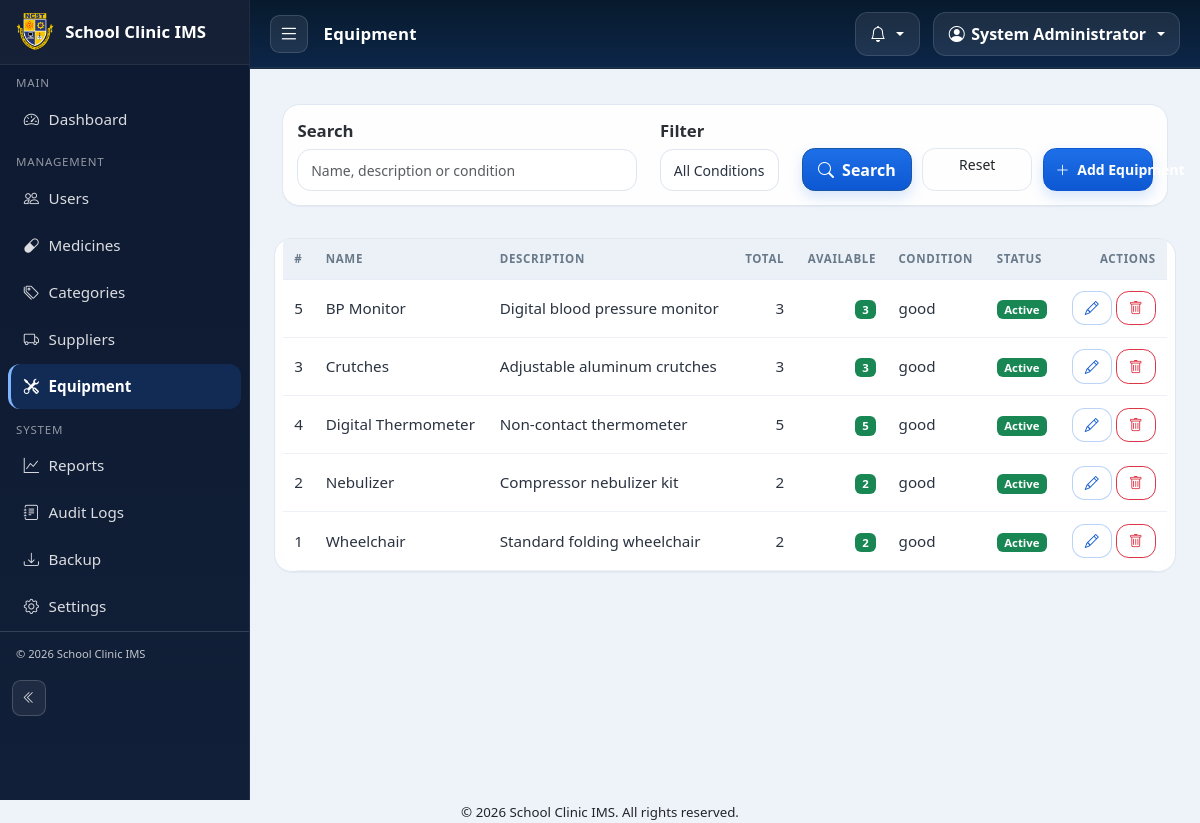
The app's page /admin/equipment.php (signed in) with its own data.
### tables this page shows
CREATE TABLE equipment (
    id            INT AUTO_INCREMENT PRIMARY KEY,
    name          VARCHAR(150) NOT NULL,
    description   VARCHAR(255) DEFAULT NULL,
    total_qty     INT NOT NULL DEFAULT 1,
    available_qty INT NOT NULL DEFAULT 1,
    condition_note VARCHAR(120) DEFAULT 'good',
    is_active     TINYINT(1) NOT NULL DEFAULT 1,
    created_at    DATETIME NOT NULL DEFAULT CURRENT_TIMESTAMP
  );

### includes/functions.php (called while the page is built, shortened)
<?php
if (!function_exists('e')) {
    function e($string = '') {
        return htmlspecialchars($string, ENT_QUOTES, 'UTF-8');
    }
}
if (!function_exists('url')) {
    function url($path = '') {
        $base = defined('BASE_URL') ? BASE_URL : (($_SERVER['HTTP_BASE'] ?? '') . dirname($_SERVER['SCRIPT_NAME'] ?? ''));
        $base = rtrim($base, '/');
        $path = ltrim($path, '/');
        return $base . '/' . ltrim($path, '/');
    }
}

### admin/equipment.php (the view, shortened to what this page needs)
<?php
require_once __DIR__ . '/../config/db.php';
$search = trim($_GET['q'] ?? '');
$sql = 'SELECT * FROM equipment';
$params = [];
$sql .= ' ORDER BY name';
$stmt = $pdo->prepare($sql);
$stmt->execute($params);
$equipment = $stmt->fetchAll();
require __DIR__ . '/../includes/layout_dashboard_start.php';
?>
            <div class="row g-3">
                <div class="col">
                    <div class="card mb-3">
                        <div class="card-body">
                            <form method="get" class="row g-2 align-items-end audit-toolbar">
                                <div class="col">
                                    <label class="form-label">Search</label>
                                    <input type="search" name="q" class="form-control form-control-sm" value="<?= e($search) ?>" placeholder="Name, description or condition" aria-label="Search equipment">
                                </div>
                                <div class="col-auto">
                                    <label class="form-label">Filter</label>
                                    <select name="condition" class="form-select form-select-sm" onchange="this.form.submit()">
                                        <option value="">All Conditions</option>
                                    </select>
                                </div>
                                <div class="col d-flex flex-wrap gap-2 justify-content-start">
                                    <button class="btn btn-primary text-nowrap"><i class="bi bi-search me-1"></i> Search</button>
                                    <a href="<?= e(url('admin/equipment.php')) ?>" class="btn btn-sm btn-outline-secondary text-nowrap">Reset</a>
                                    <button type="button" class="btn btn-sm btn-accent text-nowrap" data-bs-toggle="modal" data-bs-target="#equipmentModal"><i class="bi bi-plus-lg me-1"></i> Add Equipment</button>
                                </div>
                            </form>
                        </div>
                    </div>
                </div>
                <div class="card">
                    <div class="table-responsive">
                        <table class="table table-hover mb-0 align-middle">
                            <thead><tr><th>#</th><th>Name</th><th>Description</th><th class="text-end">Total</th><th class="text-end">Available</th><th>Condition</th><th>Status</th><th class="text-end">Actions</th></tr></thead>
                            <tbody>
                            <?php if (!$equipment): ?>
                                <tr><td colspan="8" class="text-center text-muted py-4">No equipment yet.</td></tr>
                            <?php else: foreach ($equipment as $eq): ?>
                                <tr>
                                    <td><?= (int)$eq['id'] ?></td>
                                    <td><?= e($eq['name']) ?></td>
                                    <td><?= e($eq['description']) ?></td>
                                    <td class="text-end"><?= (int)$eq['total_qty'] ?></td>
                                    <td class="text-end">
                                        <span class="badge <?= (int)$eq['available_qty'] > 0 ? 'bg-success' : 'bg-danger' ?>"><?= (int)$eq['available_qty'] ?></span>
                                    </td>
                                    <td><?= e($eq['condition_note']) ?></td>
                                    <td><?= (int)$eq['is_active'] === 1 ? '<span class="badge bg-success">Active</span>' : '<span class="badge bg-secondary">Inactive</span>' ?></td>
                                    <td class="text-end">
                                        <a href="<?= e(url('admin/equipment.php?action=edit&id=' . $eq['id'])) ?>" class="btn btn-sm btn-outline-primary"><i class="bi bi-pencil"></i></a>
                                        <a href="<?= e(url('admin/equipment.php?action=delete&id=' . $eq['id'])) ?>" class="btn btn-sm btn-outline-danger" data-confirm="Delete this equipment?" data-swal-delete="equipment"><i class="bi bi-trash"></i></a>
                                    </td>
                                </tr>
                            <?php endforeach; endif; ?>
                            </tbody>
                        </table>
                    </div>
                </div>
            </div>
        </div>
    </main>
</div>
<?php require __DIR__ . '/../includes/layout_dashboard_end.php'; ?>

### assets/css/style.css (style rules this page uses)
:root { --clinic-blue: #1a56a8; --clinic-blue-dark: #0f3d7a; --clinic-blue-light: #e8f0fb; --clinic-white: #ffffff; --clinic-light: #f4f7fb; --clinic-accent: #f5a623; --clinic-accent-2: #ff8c00; --clinic-text: #212529; --clinic-muted: #6c757d; --clinic-border: #e2e8f0; --dashboard-shell: #edf3f8; --dashboard-topbar: #071a2d; --dashboard-topbar-2: #0d2648; --dashboard-card: #f7f9fb; --dashboard-pill: #eaf1fb; --dashboard-btn: #1d6fe8; --dashboard-btn-2: #0d58d2; --space-1: .35rem; --space-2: .6rem; --space-3: .85rem; --space-4: 1rem; --space-5: 1.25rem; --space-6: 1.5rem; --space-7: 1.75rem; --inv-radius: 10px; --inv-radius-lg: 14px; --inv-border: #d4dce5; --inv-bg: rgba(255, 255, 255, 0.85); }
* { box-sizing: border-box; }
body { margin: 0; background-color: var(--dashboard-shell); color: var(--clinic-text); font-family: "Segoe UI", Roboto, "Helvetica Neue", Arial, sans-serif; font-size: 0.95rem; }
.btn-primary, .bg-primary { background-color: var(--clinic-blue) !important; border-color: var(--clinic-blue) !important; }
.bg-success { background-color: #198754 !important; border-color: #198754 !important; color: #fff !important; }
.btn-outline-primary { color: var(--clinic-blue); border-color: var(--clinic-blue); }
.btn-accent { background-color: var(--clinic-accent); border-color: var(--clinic-accent); color: #3a2a00; font-weight: 600; }
.btn-outline-secondary { border-color: var(--clinic-border); color: var(--clinic-text); }
.audit-toolbar .form-control, .audit-toolbar .form-select, .audit-toolbar .btn { min-height: 38px; }
.card { border: 1px solid #dfe7f1; border-radius: 1.15rem; background: rgba(255, 255, 255, 0.92); box-shadow: 0 1px 0 rgba(15, 23, 42, 0.04); }
.card-body { padding: .85rem .9rem; }
.btn, .form-control, .form-select, .input-group-text { border-radius: 0.8rem; }
.btn { padding: .55rem .9rem; }
.btn-sm { padding: .42rem .75rem; }
.btn-primary, .btn-accent { background: linear-gradient(180deg, var(--dashboard-btn) 0%, var(--dashboard-btn-2) 100%); border: 1px solid var(--dashboard-btn-2); box-shadow: 0 6px 14px rgba(29, 111, 232, 0.18); color: #fff; font-weight: 700; }
.btn-outline-primary { border-color: rgba(29, 111, 232, .3); color: var(--dashboard-btn-2); background: rgba(255, 255, 255, .7); }
.table { border-collapse: separate; border-spacing: 0; }
.table thead th { background: rgba(234, 240, 247, 0.9); color: #68798a; border-color: #e7edf6; font-weight: 700; text-transform: uppercase; letter-spacing: .06em; font-size: .72rem; padding: .7rem .7rem; white-space: nowrap; }
.table tbody td { padding: .72rem .7rem; border-color: #edf1f7; color: #2a3340; vertical-align: middle; }
.form-control, .form-select, textarea.form-control { background: rgba(255, 255, 255, .9); border: 1px solid #dde5ee; color: #273241; box-shadow: none; padding: .6rem .8rem; }
.search-box, input[type="search"], [data-live-filter] { border-radius: .85rem !important; min-height: 44px; }
.row.g-2 { --bs-gutter-x: .65rem; --bs-gutter-y: .65rem; }
.table td, .table th { padding: .6rem .7rem; vertical-align: middle; }
.form-control, .form-select, textarea.form-control { min-height: 38px; }
.btn-sm { min-height: 32px; padding-top: .35rem; padding-bottom: .35rem; }
.d-flex.gap-2 { gap: .65rem !important; }
.form-label { font-weight: 600; font-size: .88rem; }
.audit-toolbar { margin-bottom: 0; display: flex; flex-wrap: wrap; align-items: flex-end; gap: .8rem; }
.audit-toolbar>[class*="col-"] { width: auto; max-width: none; flex: 0 0 auto; }
.audit-toolbar .form-label { margin-bottom: .35rem; display: block; font-size: 1.05rem; font-weight: 600; color: #2b3036; }
.audit-toolbar .btn, .audit-toolbar .form-control, .audit-toolbar .form-select { min-height: 42px; width: 100%; }
.audit-toolbar .d-flex.gap-2 { display: grid !important; grid-template-columns: repeat(auto-fit, minmax(110px, max-content)); gap: .65rem; width: 100%; justify-content: flex-start; }
.audit-toolbar .d-flex.gap-2>* { width: auto; min-width: 0; }
.audit-toolbar .d-flex.gap-2 .btn { width: auto; min-width: 100px; }
.table-responsive { border-radius: 0 0 1.1rem 1.1rem; overflow-x: auto; }
.content-area .card { border-radius: 1.1rem; }
.content-area .table-responsive { border-radius: 0 0 1.1rem 1.1rem; overflow-x: auto; }
.audit-toolbar { align-items: flex-end; gap: .8rem; }

### records on screen
equipment: id "5", name "BP Monitor", description "Digital blood pressure monitor", total_qty "3", available_qty "3", condition_note "good", is_active "Active"
equipment: id "3", name "Crutches", description "Adjustable aluminum crutches", total_qty "3", available_qty "3", condition_note "good", is_active "Active"
equipment: id "4", name "Digital Thermometer", description "Non-contact thermometer", total_qty "5", available_qty "5", condition_note "good", is_active "Active"
equipment: id "2", name "Nebulizer", description "Compressor nebulizer kit", total_qty "2", available_qty "2", condition_note "good", is_active "Active"
equipment: id "1", name "Wheelchair", description "Standard folding wheelchair", total_qty "2", available_qty "2", condition_note "good", is_active "Active"

### other values on screen
APP_NAME "School Clinic IMS"
$page_title "Equipment"
$fullName "System Administrator"
